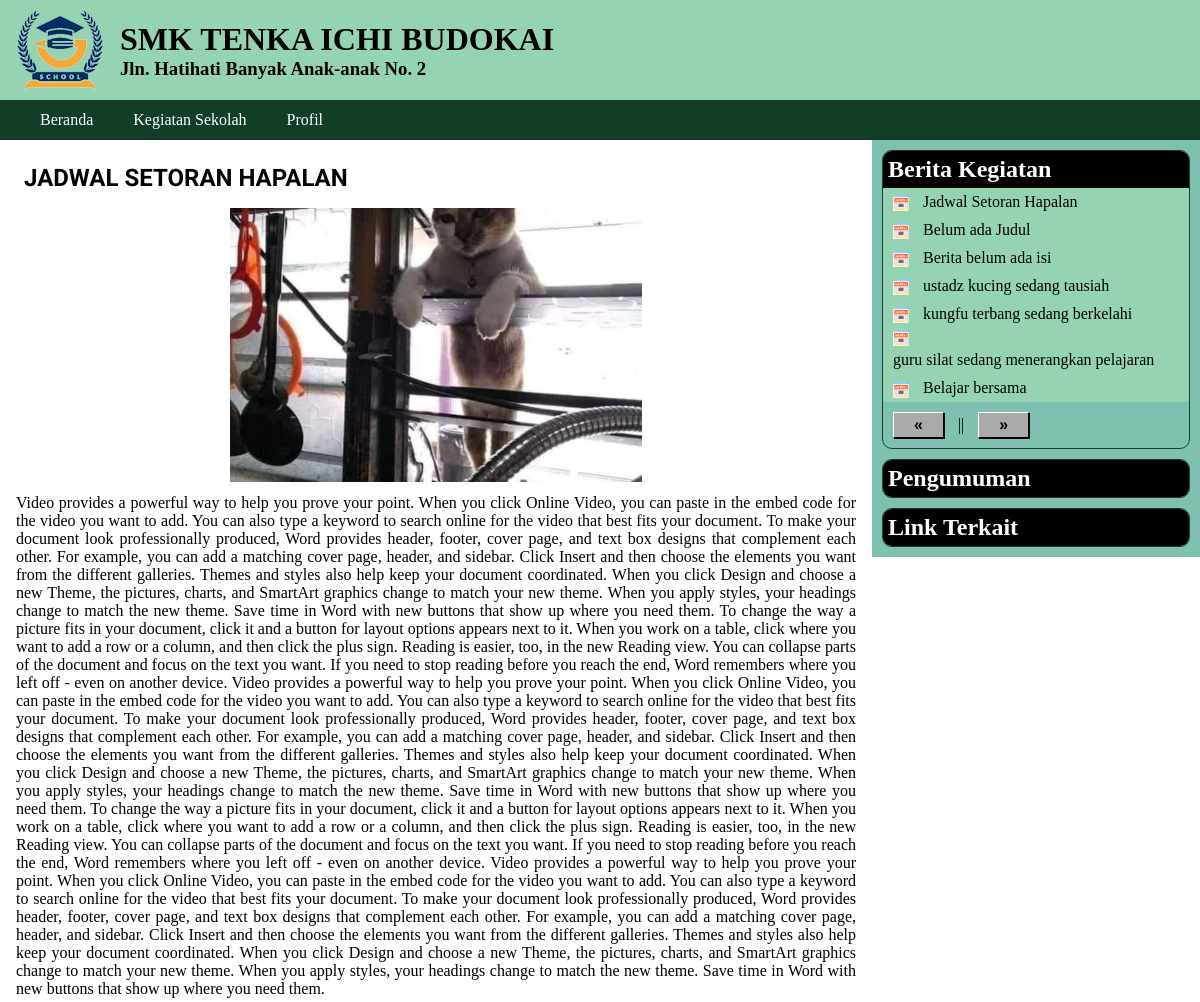
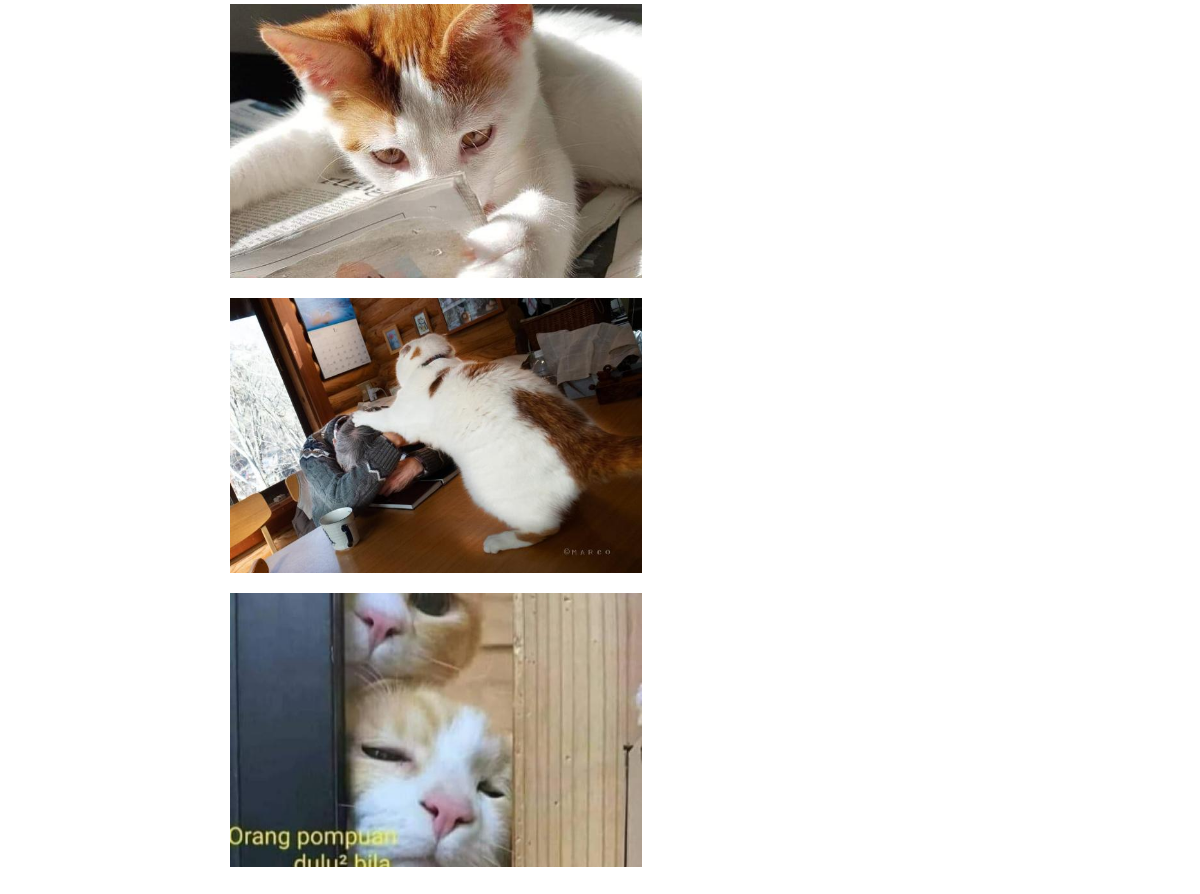
Page /kegiatan.php?id=7 on the committed database (2 pictures, top to bottom).
### tables this page shows
CREATE TABLE `kegiatan` (
  `ID_kegiatan` int(10) NOT NULL,
  `judul_kegiatan` varchar(200) NOT NULL,
  `artikel_kegiatan` text NOT NULL,
  `tgl_upload` datetime NOT NULL,
  `ID_admin` int(2) NOT NULL
);

CREATE TABLE `foto_kegiatan` (
  `ID` int(10) NOT NULL,
  `ID_kegiatan` int(10) NOT NULL,
  `foto` varchar(100) NOT NULL,
  `caption` varchar(255) NOT NULL
);

### kegiatan.php (the view)
<?php
include "admin/config.php";
include "admin/functions.php";
$p = isset($_GET['p'])? $_GET['p'] : 1;
$limit = 20;
$start = ($p-1) * $limit;
$sql2 = " SELECT ID_kegiatan,
                 judul_kegiatan
          FROM kegiatan
          ORDER BY ID_kegiatan DESC
          LIMIT $start, $limit ";
$hasil2 = get_data($sql2);
$sql_total = " SELECT COUNT(*) AS totaldata
               FROM kegiatan ";
$hasil_total = get_data($sql_total);
$total = $hasil_total[0]["totaldata"];
$total_halaman = ceil($total / $limit);
include "header.php";
?>
<main>
<section>
<?php
if (isset($_GET["id"])) {
 $id = $_GET["id"];
 $sql3 = " SELECT * FROM kegiatan
           WHERE ID_kegiatan = $id";
 $hasil3 = get_data($sql3);
 $berita = $hasil3[0];
 $sql4 = " SELECT * FROM foto_kegiatan
           WHERE ID_kegiatan = $id";
 $listfoto = get_data($sql4);
 echo "<h1>$berita[judul_kegiatan]</h1>";
 if (isset($listfoto[0])){
  $gambar = $listfoto[0]['foto'];
  cetak_foto( $gambar );
 }
 echo "<div>$berita[artikel_kegiatan]</div> ";
 if (count($listfoto)>1) {
  for ($i=1; $i<count($listfoto); $i++) {
    $gambar = $listfoto[$i]['foto'];
    cetak_foto( $gambar );
  }
 }
}
?>
</section>
<aside>
 <div class='widget'>
   <h2>Berita Kegiatan</h2>
   <ul class='daftar_link'>
<?php
for($i=0; $i<count($hasil2); $i++) {
    $id_kegiatan = $hasil2[$i]["ID_kegiatan"];
    $judul = $hasil2[$i]["judul_kegiatan"];
    echo "<li>
    <a href='kegiatan.php?id=$id_kegiatan'>
    $judul</a></li> ";
}
?>
   </ul>
<?php
if ($p > 1) {
  $prev_p = $p - 1;
  $href = "kegiatan.php?p=$prev_p";
}
else {
  $href = "";
}
echo "<a href='$href' class='tombol'>
      &laquo; </a>";
echo " || ";
$next_p = $p + 1;
if ($next_p > $total_halaman)
   $href = "";
else
   $href = "kegiatan.php?p=$next_p";
echo "<a href='$href' class='tombol'>
      &raquo; </a>";
?>
 </div>
 <div class='widget'>
  <h2>Pengumuman</h2>
 </div>
 <div class='widget'>
  <h2>Link Terkait</h2>
 </div>
</aside>
</main>
</body>
</html>

### header.php (shortened to what this page needs)
<!DOCTYPE html>
<html lang="en">
<head>
    <link rel="stylesheet" href="style.css">
</head>
<body>
<header>
    <div><img src="images/logo.png"></div>
    <div>
        <h1>SMK TENKA ICHI BUDOKAI</h1>
        <h3>Jln. Hatihati Banyak Anak-anak No. 2</h3>
        </div>
    <div></div>
</header>
<nav>
 <ul>
    <li><a href="index.php">Beranda</a></li>
    <li><a href="kegiatan.php">Kegiatan Sekolah</a></li>
    <li><a href="profil.php">Profil</a></li>
 </ul>
</nav>

### admin/functions.php (shortened to what this page needs)
<?php
function get_data( $sql ) {
    global $koneksi;
    $hasil = array();
    $query = mysqli_query($koneksi, $sql);
    if (mysqli_num_rows($query) == 0) {
        return $hasil;
    }
    else
    {
        while( $row = mysqli_fetch_assoc($query)){
            $hasil[] = $row;
        }
        return $hasil;
    }
}
function cetak_foto($gambar) {
    echo "<blockquote>
    <a href=\"javascript:buka_popup('upload/$gambar')\">
    <img src='upload/$gambar' width='50%'>
    </a>
    </blockquote>";
}

### style.css (style rules this page uses)
* { margin:0; padding:0; }
header { background-color: #96d3b3; height: 100px; display: flex; }
header div:nth-child(1) { width: 120px; display: flex; justify-content: center; align-items: center; }
header div:nth-child(2) { display: flex; flex-direction: column; justify-content: center; }
header div:nth-child(3) { flex: 1; }
nav { background-color: #123d26; height: 40px; }
nav ul { list-style-type: none; display: flex; }
nav ul li { margin-left: 40px; height: 40px; display: flex; align-items: center; }
nav ul li a { color: white; text-decoration: none; font-family: "trebuchet ms"; }
main { display: flex; justify-content: space-between; }
main section { padding: 1rem; text-align: justify; max-width: 70%; }
blockquote { padding:0.5rem; text-align: center; }
section h1 { padding: 0.5rem; text-transform: uppercase; font-family: 'Roboto', sans-serif; }
aside { width: 30%; background:#80c0b0; height: 100%; }
.widget { margin: 10px; border-radius: 10px; border:1px solid #123d26; overflow: hidden; }
.widget h2 { background:black; color:white; padding:5px; font-family:Tahoma; }
.daftar_link { list-style: none; }
.daftar_link li { background:#96d3b3; }
.daftar_link li::before { content: ''; display: inline-block; height: 16px; width: 16px; background-size: cover; background-image: url('images/icon-news.png'); background-repeat: no-repeat; margin-left: 10px; background-position: center center; vertical-align: middle; }
.daftar_link li a { display:inline-block; padding:5px 10px; text-decoration: none; color:black; }
.tombol { display: inline-block; background-color: #aaa; color: black; font-weight: 900; font-family: Arial; padding: 3px 20px; box-shadow: 1px 1px 0 black; text-decoration: none; margin:10px; border-left: 1px solid white; border-top: 1px solid white; border-right: 1px solid black; border-bottom: 1px solid black; }

### rows in the picture
kegiatan: judul_kegiatan "JADWAL SETORAN HAPALAN", artikel_kegiatan "Video provides a powerful way to help you prove your point. When you click Online Video, you can paste in the embed code for the video you want to add. You can also type a keyword to search online for the video that best fits your document. To make your document look professionally produced, Word provides header, footer, cover page, and text box designs that complement each other. For example, you can add a matching cover page, header, and sidebar. Click Insert and then choose the elements you want from the different galleries. Themes and styles also help keep your document coordinated. When you click Design and choose a new Theme, the pictures, charts, and SmartArt graphics change to match…", judul_kegiatan "Jadwal Setoran Hapalan"
foto_kegiatan: foto (picture)
foto_kegiatan: foto (picture)
foto_kegiatan: foto (picture)
foto_kegiatan: foto (picture)
kegiatan: judul_kegiatan "Belum ada Judul"
kegiatan: judul_kegiatan "Berita belum ada isi"
kegiatan: judul_kegiatan "ustadz kucing sedang tausiah"
kegiatan: judul_kegiatan "kungfu terbang sedang berkelahi"
kegiatan: judul_kegiatan "guru silat sedang menerangkan pelajaran"
kegiatan: judul_kegiatan "Belajar bersama"
